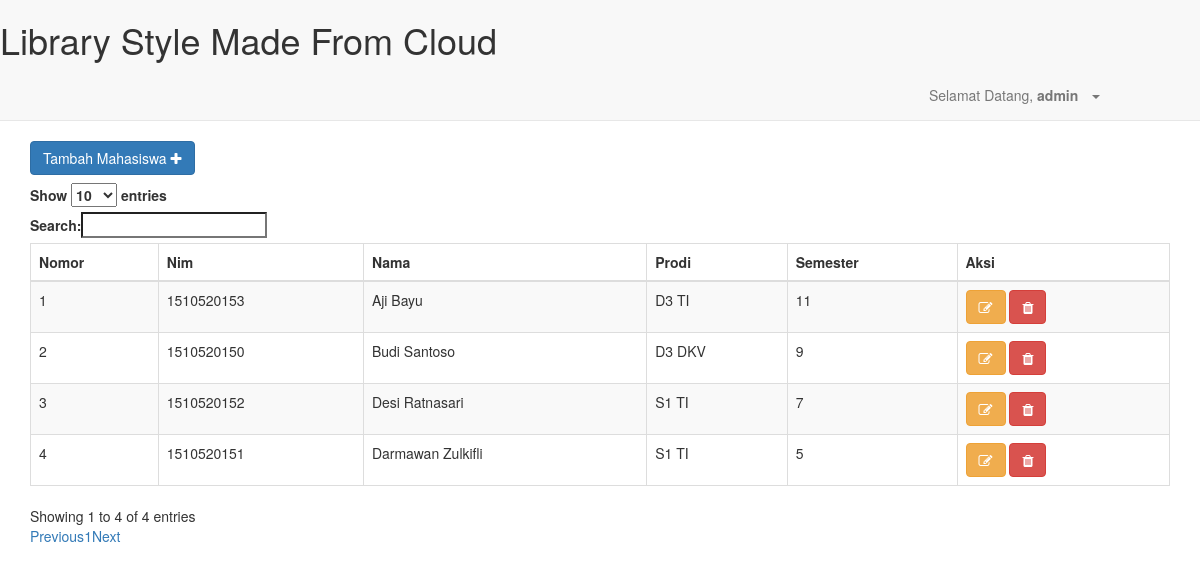
/mahasiswa/ (signed in), run on the app's committed database.
### mahasiswa/models.py (models this page shows, shortened)
class Mahasiswa(models.Model):
    nim = models.CharField(max_length=10)
    nama = models.TextField(max_length=100)
    prodi = models.TextField(max_length=100)
    semester = models.IntegerField()
    class Meta:
        db_table = 'mahasiswa'
        ordering = ['-id']

### mahasiswa/views.py (the view)
class ListMahasiswa(Auth, View):
    template_name = 'mahasiswa/list.html'
    def get(self, request):
        data ={
            'list_mhs' : Mahasiswa.objects.all()
        }
        return render(request,self.template_name, data)

### mahasiswa/templates/mahasiswa/list.html (shortened to what this page needs)
{% extends "base.html" %}
{%block content%}
<a href="{% url 'mahasiswa:add' %}" class="btn btn-primary" style="margin-bottom: 8px;">Tambah Mahasiswa <i class="fa fa-plus"></i></a>
<table id="tbl" class="table table-striped table-hovered table-bordered">
    <thead>
        <tr>
            <th>Nomor</th>
            <th>Nim</th>
            <th>Nama</th>
            <th>Prodi</th>
            <th>Semester</th>
            <th>Aksi</th>
        </tr>
    </thead>
    <tbody>
        {%for mahasiswa in list_mhs%}
        <tr>
            <td>{{forloop.counter}}</td>
            <td>{{mahasiswa.nim}}</td>
            <td>{{mahasiswa.nama}}</td>
            <td>{{mahasiswa.prodi}}</td>
            <td>{{mahasiswa.semester}}</td>
            <td>
                <div class="btn-groub">
                    <a href="{% url 'mahasiswa:edit' id=mahasiswa.pk %}" class="btn btn-warning"><i class="fa fa-edit"></i></a>
                    <a href="{% url 'mahasiswa:remove' id=mahasiswa.pk %}" class="btn btn-danger" onclick="return confirm('Yakin nih mau ngapus aku? :(')"><i class="fa fa-trash"></i></a>
                </div>
            </td>
        </tr>
        {%endfor%}
    </tbody>
</table>
{% endblock content %}

### templates/base.html (shortened to what this page needs)
{%load staticfiles%}
<!DOCTYPE html>
<html lang="en">
    <head>
        <meta name="viewport" content="width=device-width, initial-scale=1"> {% include "static.html" %}
    </head>
    <body>
        <div class="row">
            <nav class="navbar navbar-default navbar-static-top">
                <div class="container-fluid">
                        <div>
                            <h1>Library Style Made From Cloud</h1>
                        </div>
                    <ul class="nav navbar-nav navbar-right" style="margin-right: 85px;">
                        <li class="dropdown">
                            <a href="#" class="dropdown-toggle" data-toggle="dropdown" role="button" aria-haspopup="true" aria-expanded="false">Selamat Datang,
                                <b>{{request.user.username}}</b>
                                &nbsp; <span class="caret"></span></a>
                        </li>
                    </ul>
                </div>
            </nav>
            <div class="container">
                {% block content %}
                {% endblock content %}
            </div>
        </div>
    </body>
</html>

### templates/static.html (shortened to what this page needs)
{% load staticfiles %}
<link rel="stylesheet" type="" href="{% static 'bs/css/bootstrap.min.css' %}">
<link rel="stylesheet" type="" href="{% static 'fa/css/fa.min.css' %}">
<link rel="stylesheet" href="https://cdn.datatables.net/1.10.15/css/dataTables.bootstrap.min.css">

### data on the page
Mahasiswa: nim "1510520153", nama "Aji Bayu", prodi "D3 TI", semester "11"
Mahasiswa: nim "1510520150", nama "Budi Santoso", prodi "D3 DKV", semester "9"
Mahasiswa: nim "1510520152", nama "Desi Ratnasari", prodi "S1 TI", semester "7"
Mahasiswa: nim "1510520151", nama "Darmawan Zulkifli", prodi "S1 TI", semester "5"

### other printed values
{{ request.user.username }} "admin"
